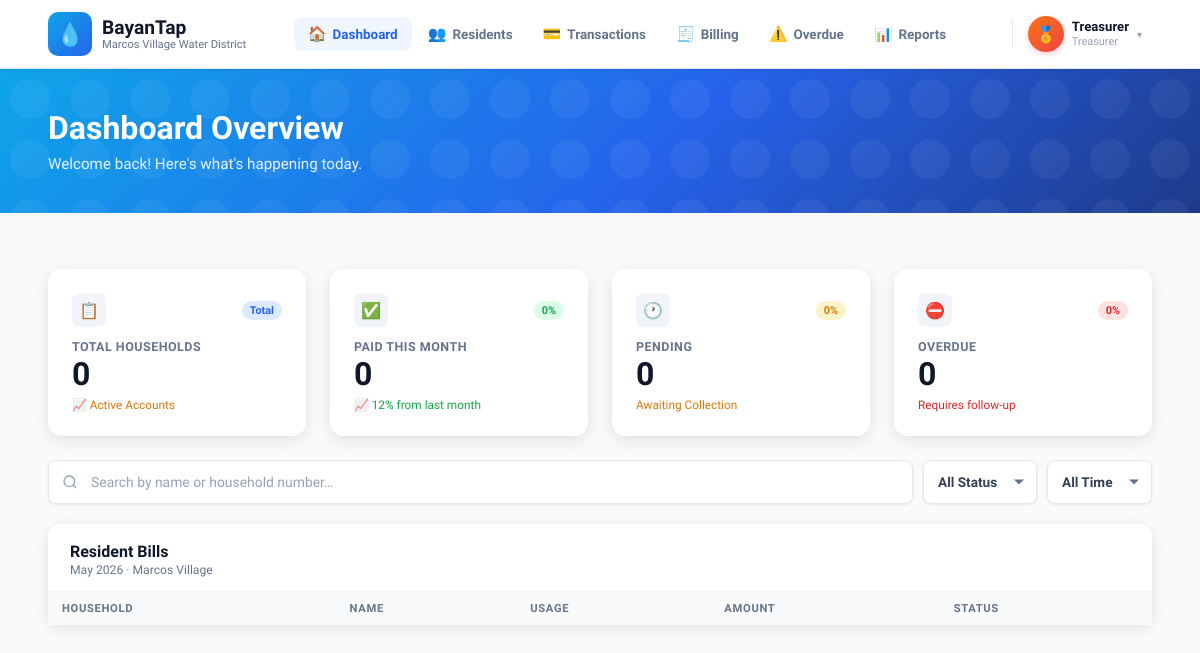
The page /dashboard.php (signed in) on the database as committed earlier.
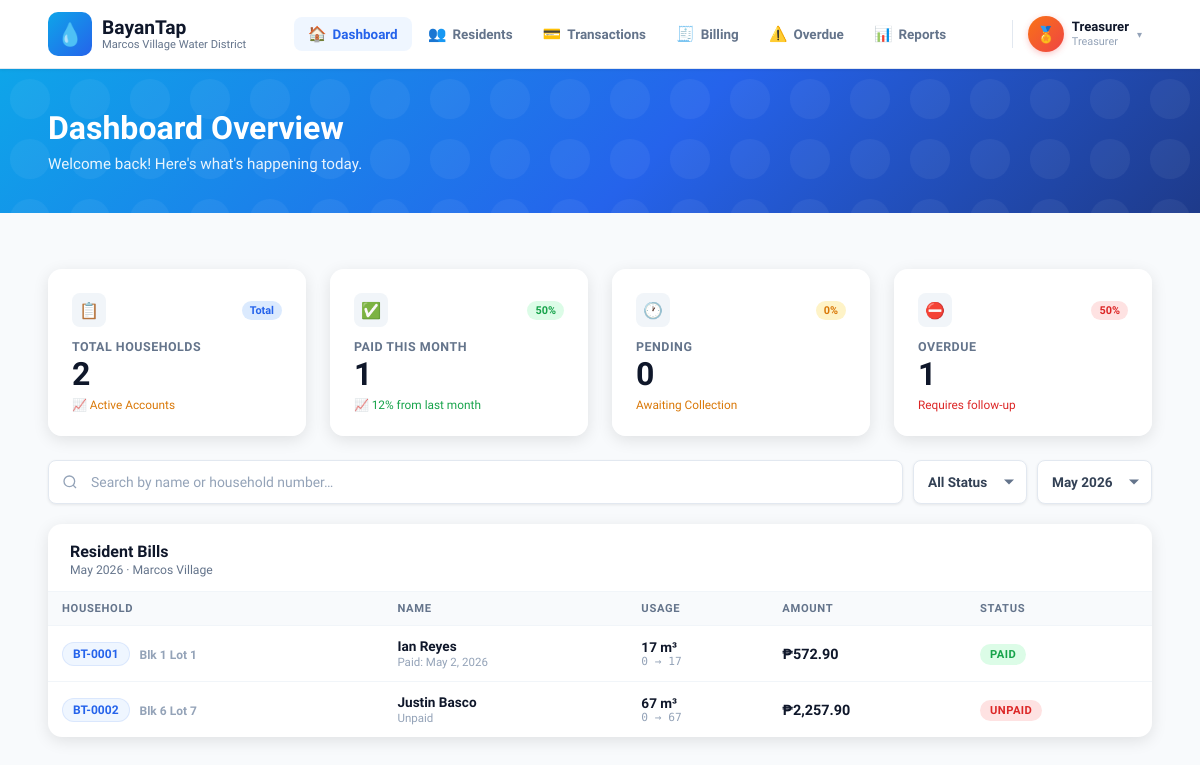
The same page on the database as committed later.
### tables this page shows
CREATE TABLE `billings` (
  `id` int(11) NOT NULL,
  `resident_id` int(11) NOT NULL,
  `billing_month` varchar(20) NOT NULL,
  `previous_reading` int(11) NOT NULL,
  `current_reading` int(11) NOT NULL,
  `usage_m3` int(11) NOT NULL,
  `amount_due` decimal(10,2) NOT NULL,
  `status` enum('paid','unpaid','pending','started') DEFAULT 'unpaid',
  `paid_date` datetime DEFAULT NULL,
  `receipt_no` varchar(50) DEFAULT NULL,
  `remarks` text DEFAULT NULL,
  `previous_reading_image` varchar(255) DEFAULT NULL,
  `current_reading_image` varchar(255) DEFAULT NULL
);

CREATE TABLE `residents` (
  `id` int(11) NOT NULL,
  `household_id` varchar(20) DEFAULT NULL,
  `block_no` varchar(20) NOT NULL,
  `lot_no` varchar(20) NOT NULL,
  `full_name` varchar(100) NOT NULL,
  `initial_meter` int(11) DEFAULT 0,
  `monthly_rate` decimal(10,2) DEFAULT 0.00,
  `contact_number` varchar(30) DEFAULT NULL,
  `email` varchar(255) DEFAULT NULL,
  `status` enum('paid','unpaid','pending','started') DEFAULT 'unpaid',
  `access_token` varchar(64) DEFAULT NULL,
  `created_at` timestamp NOT NULL DEFAULT current_timestamp()
);

### dashboard.php (the view, shortened to what the changed rows need)
<?php
require_once 'db_connect.php';
$mStmt = $pdo->query("SELECT DISTINCT billing_month FROM billings ORDER BY STR_TO_DATE(CONCAT('01 ', billing_month), '%d %b %Y') ASC");
$available_months = $mStmt->fetchAll(PDO::FETCH_COLUMN);
$selected_month = $_GET['month'] ?? ($available_months[0] ?? date('M Y'));
$current_month = date('M Y');
if ($selected_month === 'all') {
    $pendingStmt = $pdo->prepare("SELECT COUNT(*) FROM billings WHERE billing_month = ? AND status != 'paid'");
    $pendingStmt->execute([$current_month]);
    $pending = $pendingStmt->fetchColumn();
    $overdueStmt = $pdo->prepare("SELECT COUNT(*) FROM billings WHERE billing_month != ? AND status != 'paid'
      AND STR_TO_DATE(CONCAT('01 ', billing_month), '%d %b %Y') < STR_TO_DATE(CONCAT('01 ', ?), '%d %b %Y')");
    $overdueStmt->execute([$current_month, $current_month]);
    $overdue = $overdueStmt->fetchColumn();
    $paidStmt = $pdo->query("SELECT COUNT(*) FROM billings WHERE status = 'paid'");
    $paid = $paidStmt->fetchColumn();
    $stats = [
        'total_households' => $pdo->query("SELECT COUNT(*) FROM residents")->fetchColumn(),
        'paid' => $paid,
        'pending' => $pending,
        'unpaid' => $overdue
    ];
} else {
    $statsStmt = $pdo->prepare("
        SELECT
            (SELECT COUNT(*) FROM residents) AS total_households,
            (SELECT COUNT(*) FROM billings WHERE billing_month = ? AND status = 'paid') AS paid,
            (SELECT COUNT(*) FROM billings WHERE billing_month = ? AND status = 'pending') AS pending,
            (SELECT COUNT(*) FROM billings WHERE billing_month = ? AND status = 'unpaid') AS unpaid
    ");
    $statsStmt->execute([$selected_month, $selected_month, $selected_month]);
    $stats = $statsStmt->fetch(PDO::FETCH_ASSOC);
}
?>
<!DOCTYPE html>
<html lang="en">
<head>
  <link rel="stylesheet" href="CSS/dashboard.css">
</head>
<body>
  <?php include 'navbar.php'; ?>
  <div class="page-header">
    <div class="page-title-section">
      <h1 class="page-title">Dashboard Overview</h1>
    </div>
  </div>
  <div class="main">
    <?php
    $total_bills = ($stats['paid'] ?? 0) + ($stats['pending'] ?? 0) + ($stats['unpaid'] ?? 0);
    $paid_pct = $total_bills > 0 ? round(($stats['paid'] / $total_bills) * 100) : 0;
    $unpaid_pct = $total_bills > 0 ? round(($stats['unpaid'] / $total_bills) * 100) : 0;
    ?>
    <div class="stats-grid" style="margin-bottom: 24px;">
      <div class="stat-card">
        <div class="stat-header">
          <div class="stat-icon">📋</div>
          <span class="stat-badge badge-blue">Total</span>
        </div>
        <div class="stat-label">Total Households</div>
        <div class="stat-value">
          <?= number_format($stats['total_households'] ?? 0) ?>
        </div>
        <div class="stat-sub neutral">📈 Active Accounts</div>
      </div>
      <div class="stat-card">
        <div class="stat-header">
          <div class="stat-icon">✅</div>
          <span class="stat-badge badge-green"><?= $paid_pct ?>%</span>
        </div>
        <div class="stat-label">Paid This Month</div>
        <div class="stat-value">
          <?= number_format($stats['paid'] ?? 0) ?>
        </div>
        <div class="stat-sub positive">📈 12% from last month</div>
      </div>
      <div class="stat-card">
        <div class="stat-header">
          <div class="stat-icon">⛔</div>
          <span class="stat-badge badge-red"><?= $unpaid_pct ?>%</span>
        </div>
        <div class="stat-label">Overdue</div>
        <div class="stat-value">
          <?= number_format($stats['unpaid'] ?? 0) ?>
        </div>
        <div class="stat-sub alert">Requires follow-up</div>
      </div>
    </div>
    <div class="toolbar">
      <div class="filter-wrap">
        <select class="filter-select" id="monthFilter"
          onchange="window.location.href='?month=' + encodeURIComponent(this.value)" aria-label="Filter by month">
          <option value="all" <?= $selected_month === 'all' ? 'selected' : '' ?>>All Time</option>
          <?php foreach ($available_months as $m): ?>
            <option value="<?= htmlspecialchars($m) ?>" <?= $m === $selected_month ? 'selected' : '' ?>>
              <?= htmlspecialchars($m) ?>
            </option>
            <?php
          endforeach; ?>
        </select>
      </div>
    </div>
    <div class="content-grid" style="grid-template-columns: 1fr;">
      <div class="table-card">
        <div class="table-card-header">
          <div class="header-left">
            <h2>Resident Bills</h2>
          </div>
        </div>
        <div class="table-wrap">
          <table>
            <thead>
              <tr>
                <th>Household</th>
                <th>Name</th>
                <th>Usage</th>
                <th>Amount</th>
                <th>Status</th>
              </tr>
            </thead>
            <tbody>
              <?php
              if ($selected_month === 'all') {
                  $stmt = $pdo->prepare("SELECT b.*, r.block_no, r.lot_no, r.full_name, r.household_id FROM billings b JOIN residents r ON b.resident_id = r.id ORDER BY b.id ASC");
                  $stmt->execute();
              } else {
                  $stmt = $pdo->prepare("SELECT b.*, r.block_no, r.lot_no, r.full_name, r.household_id FROM billings b JOIN residents r ON b.resident_id = r.id WHERE b.billing_month = ? ORDER BY b.id ASC");
                  $stmt->execute([$selected_month]);
              }
              while ($row = $stmt->fetch()):
                $usage_main = $row['usage_m3'] . " m³";
                $usage_range = $row['previous_reading'] . " → " . $row['current_reading'];
                $amount = "₱" . number_format($row['amount_due'], 2);
                $current_month_comp = date('M Y');
                $is_past_month = ($row['billing_month'] !== $current_month_comp &&
                                 strtotime("01 " . $row['billing_month']) < strtotime("01 " . $current_month_comp));
                if ($row['status'] === 'paid') {
                  $status_chip = '<span class="status-chip chip-paid">PAID</span>';
                  $date_text = "Paid: " . date("M j, Y", strtotime($row['paid_date'] ?? 'now'));
                } elseif ($row['status'] === 'started') {
                  $status_chip = '<span class="status-chip chip-started">STARTED</span>';
                  $date_text = "New Account";
                } elseif ($is_past_month) {
                  $status_chip = '<span class="status-chip chip-unpaid">OVERDUE</span>';
                  $date_text = "Overdue (" . $row['billing_month'] . ")";
                } elseif ($row['status'] === 'pending') {
                  $status_chip = '<span class="status-chip" style="background:var(--amber-bg);color:var(--amber);">PENDING</span>';
                  $date_text = "Pending";
                } else {
                  $status_chip = '<span class="status-chip chip-unpaid">UNPAID</span>';
                  $date_text = "Unpaid";
                }
                ?>
                <tr>
                  <td>
                    <div class="hh-cell">
                      <div class="hh-id-pill" style="background:var(--blue-light); color:var(--blue); font-weight:700; font-size:0.75rem; padding:4px 10px; border-radius:20px; border:1px solid rgba(37,99,235,0.1);">
                        <?= htmlspecialchars($row['household_id'] ?? 'N/A') ?>
                      </div>
                      <span class="hh-id" style="font-size:0.75rem; color:var(--gray-400); margin-top:2px;">
                        <?= htmlspecialchars($row['block_no'] . ' ' . $row['lot_no']) ?>
                      </span>
                    </div>
                  </td>
                  <td>
                    <div class="res-name">
                      <?= htmlspecialchars($row['full_name']) ?>
                    </div>
                    <div class="res-date">
                      <?= htmlspecialchars($date_text) ?>
                    </div>
                  </td>
                  <td>
                    <div class="usage-main">
                      <?= htmlspecialchars($usage_main) ?>
                    </div>
                    <div class="usage-range">
                      <?= htmlspecialchars($usage_range) ?>
                    </div>
                  </td>
                  <td><span class="amount">
                      <?= htmlspecialchars($amount) ?>
                    </span></td>
                  <td>
                    <?= $status_chip ?>
                  </td>
                </tr>
                <?php
              endwhile; ?>
            </tbody>
          </table>
        </div>
      </div>
    </div>
  </div>
</body>
</html>

Rows that differ between the two databases and show on the page:
added billings: resident.household_id "BT-0001", resident.lot_no "Blk 1 Lot 1", resident.full_name "Ian Reyes", paid_date "Paid: May 2, 2026", usage_m3 "17 m³", usage_range "0 → 17", amount_due "₱572.90", status "PAID"
added billings: resident.household_id "BT-0002", resident.lot_no "Blk 6 Lot 7", resident.full_name "Justin Basco", date_text "Unpaid", usage_m3 "67 m³", usage_range "0 → 67", amount_due "₱2,257.90", shows "UNPAID"
Other text that changed with them:
$stats['total_households']: "0" → "2"
$paid_pct: "0" → "50"
$stats['paid']: "0" → "1"
$unpaid_pct: "0" → "50"
$stats['unpaid']: "0" → "1"
form field value: "All Time" → "May 2026"
